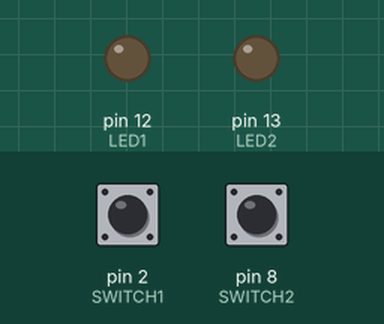
Bench run of a sketch on a simulated Arduino Uno, built with avr-gcc and run on an emulated ATmega328P. On the bench: output pins drawn as LEDs (lit = HIGH). The inputs (shaded band) are chosen by the test bench; at power-on: pin 2 (SWITCH1) HIGH, pin 8 (SWITCH2) HIGH.

Above: at 1.2 s.
1.3 s: pin 2 (SWITCH1) pulled LOW for 0.15 s
At 2.5 s:
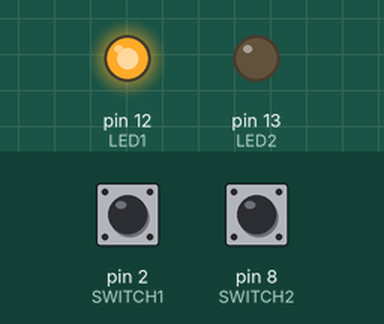
2.9 s: pin 8 (SWITCH2) pulled LOW for 0.15 s
At 3.9 s:
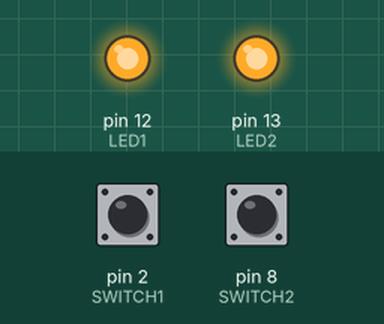
4.5 s: pin 2 (SWITCH1) pulled LOW for 1 s
At 5.1 s:
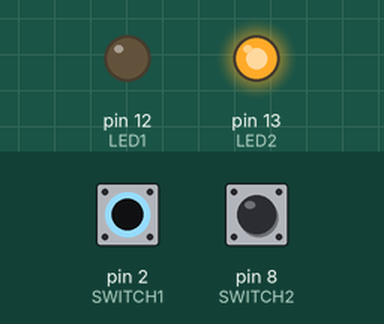
7.0 s: pin 2 (SWITCH1) pulled LOW for 3.2 s
At 8.2 s:
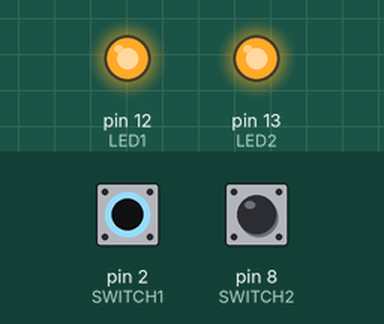
11.7 s: pin 8 (SWITCH2) pulled LOW for 1 s
At 13.0 s:
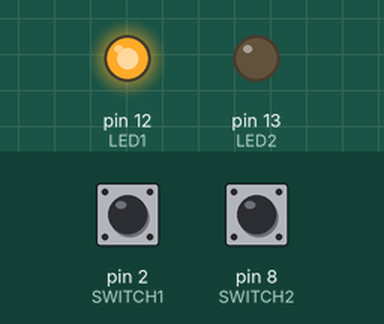
Timing chart, 0 to 14.7 s (numbered marks = the images above; inputs shaded):
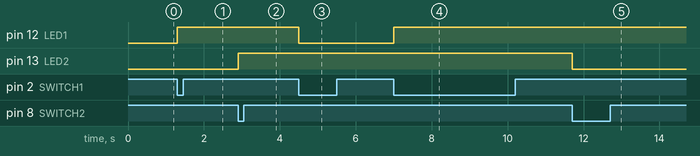

The sketch:

Multitasking_IO.ino
```cpp
// Code by Aadhitya G

#define LED1 12
#define LED2 13
#define SWITCH1 2
#define SWITCH2 8

unsigned long prevMillis1 = 0;
unsigned long prevMillis2 = 0;
const long debounceDelay = 50;  // 50ms debounce delay

bool led1State = LOW;
bool led2State = LOW;
bool lastSwitch1State = HIGH;
bool lastSwitch2State = HIGH;

void setup() {
    pinMode(LED1, OUTPUT);
    pinMode(LED2, OUTPUT);
    pinMode(SWITCH1, INPUT_PULLUP);  // Internal pull-up resistor
    pinMode(SWITCH2, INPUT_PULLUP);
}

void loop() {
    unsigned long currentMillis = millis();

    // Read switch states
    bool switch1State = digitalRead(SWITCH1);
    bool switch2State = digitalRead(SWITCH2);

    // Toggle LED1 on Switch1 press
    if (switch1State == LOW && lastSwitch1State == HIGH) {
        if (currentMillis - prevMillis1 > debounceDelay) {
            led1State ^= 1;  // Toggle LED1 state
            digitalWrite(LED1, led1State);
            prevMillis1 = currentMillis;
        }
    }

    // Toggle LED2 on Switch2 press
    if (switch2State == LOW && lastSwitch2State == HIGH) {
        if (currentMillis - prevMillis2 > debounceDelay) {
            led2State ^= 1;  // Toggle LED2 state
            digitalWrite(LED2, led2State);
            prevMillis2 = currentMillis;
        }
    }
    lastSwitch1State = switch1State;  // Store last state of Switch1
    lastSwitch2State = switch2State;  // Store last state of Switch2
}
```

Measured:
- after the input at 1.3 s, pin 12 (LED1): LOW → HIGH at once
- after the input at 2.9 s, pin 13 (LED2): LOW → HIGH at once
- after the input at 4.5 s, pin 12 (LED1): HIGH → LOW at once
- after the input at 7.0 s, pin 12 (LED1): LOW → HIGH at once
- after the input at 11.7 s, pin 13 (LED2): HIGH → LOW at once
